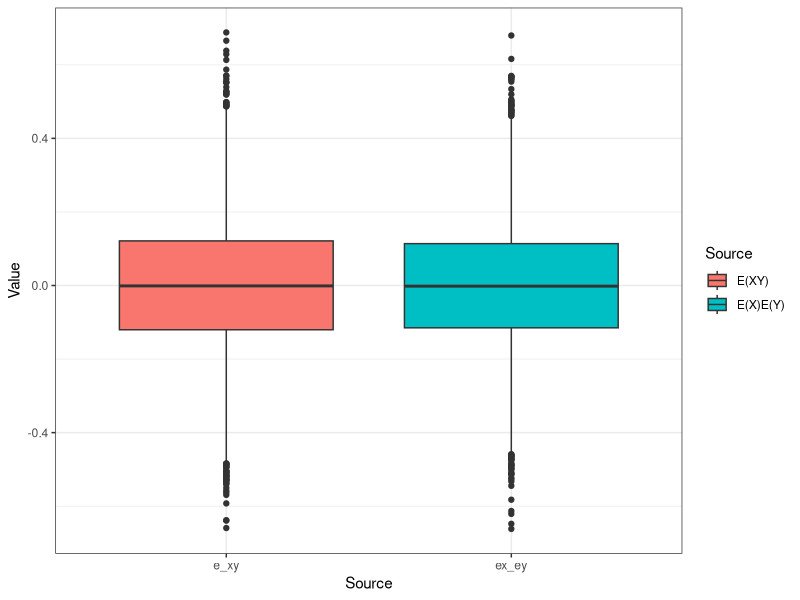

Here is the R script that generated this plot:
# Title     : TODO
# Objective : TODO
# Created by: oscarhernandezlopez
# Created on: 10/11/20

#
require(ggplot2)

E_xy <- numeric()
Ex_Ey <- numeric()

for (i in 1:10000){
  x <- sample(2:12,size = 10000,replace = TRUE, prob = table(outer(1:6,1:6,"+")) / 36)
  y <- sample(-5:5,size = 10000,replace = TRUE, prob = table(outer(1:6,1:6,"-")) / 36)

  E_xy <- c(E_xy,mean(x*y))
  Ex_Ey <- c(Ex_Ey,mean(x)*mean(y))
}

L <- list(e_xy = E_xy,
          ex_ey = Ex_Ey)
result <- stack(L)
names(result) <- c("Value", "Source")

png('boxplot1.png',width = 2000, height = 1400,res = 300)
box_plot <- ggplot(result, aes(x = Source, y = Value, fill=Source))
box_plot + geom_boxplot() + scale_fill_discrete(name = "Source", labels = c("E(XY)", "E(X)E(Y)")) + theme_bw()
dev.off()